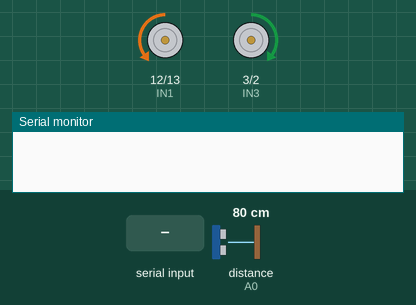
A sketch run on a simulated Arduino Uno, built with avr-gcc and run on an emulated ATmega328P. Shown: motor-driver pin pairs drawn as motors (green arrow = first pin HIGH = forward, orange = second pin HIGH = backward, longer = more drive, scaled by the enable pin), the last lines printed to the serial monitor. Wiring (inferred from the names in the program): ultrasonic range finder: trigger A1; echo A0. Inputs (shaded band) come from the test bench; at power-on: distance to the obstacle (sensor on A0) 80 cm. The echo pulse lasts 58.3 µs per cm.

Above: at 1.9 s.
2.0 s: "f" received over Serial
5.5 s: "l" received over Serial
At 5.9 s:
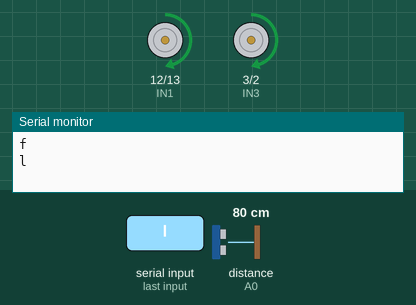
9.0 s: "r" received over Serial
At 9.7 s:
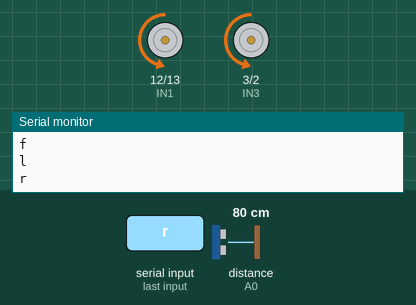
12.5 s: distance to the obstacle (sensor on A0) set to 24 cm
16.0 s: distance to the obstacle (sensor on A0) set to 20 cm
At 16.7 s:
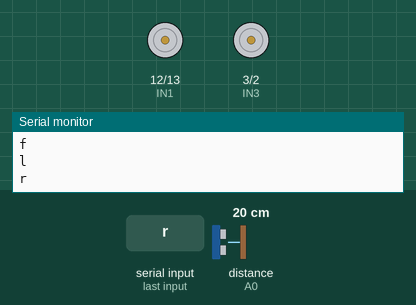
17.8 s: distance to the obstacle (sensor on A0) set to 35 cm
At 19.2 s:
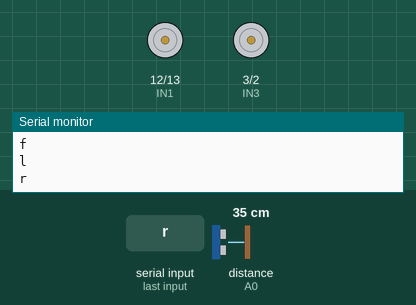
Timing chart, 0 to 23.1 s (numbered marks = the images above; inputs shaded):
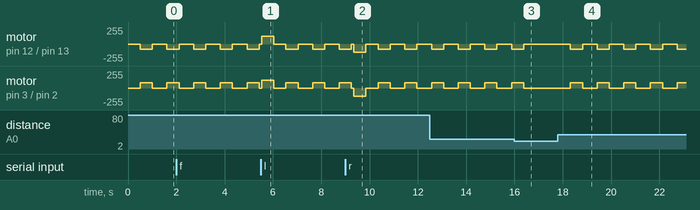

Measured:
- the behaviour switches between 22 and 21 cm on distance to the obstacle (sensor on A0) (found by bisection; images 2 and 3)
- after the input at 16.0 s, motor on pin 12 (IN1) / pin 13 (IN2), motor on pin 3 (IN3) / pin 2 (IN4): goes on until 16.4 s, then stays stopped
- after the input at 17.8 s, motor on pin 12 (IN1) / pin 13 (IN2): alternates backward 80/255 for 0.50 s and stopped for 0.60 s, starting after 0.52 s; motor on pin 3 (IN3) / pin 2 (IN4): alternates forward 80/255 for 0.50 s and stopped for 0.60 s, starting after 0.52 s
- by itself, motor on pin 12 (IN1) / pin 13 (IN2): alternates backward 80/255 for 0.50 s and stopped for 0.60 s
- by itself, motor on pin 3 (IN3) / pin 2 (IN4): alternates forward 80/255 for 0.50 s and stopped for 0.60 s

The sketch:

edgeavoid_voicecontrol_car.ino
```cpp
#include <SoftwareSerial.h>
#define TRIG_PIN A1
#define ECHO_PIN A0

int IN1 = 12;
int IN2 = 13;
int IN3 = 3;
int IN4 = 2;
int ENA = 11;
int ENB = 10;

char value;

// Threshold for detecting an edge
const int edgeThreshold = 20; // Distance in cm

void setup() {
  Serial.begin(9600); // For bluetooth
  // Initialize ultrasonic sensor pins
  pinMode(TRIG_PIN, OUTPUT);
  pinMode(ECHO_PIN, INPUT);

  // Initialize motor control pins
  pinMode(IN1, OUTPUT);
  pinMode(IN2, OUTPUT);
  pinMode(IN3, OUTPUT);
  pinMode(IN4, OUTPUT);
  pinMode(ENA, OUTPUT);
  pinMode(ENB, OUTPUT);


}

long measureDistance() {
  // Send ultrasonic pulse
  digitalWrite(TRIG_PIN, LOW);
  delayMicroseconds(2);
  digitalWrite(TRIG_PIN, HIGH);
  delayMicroseconds(1000);
  digitalWrite(TRIG_PIN, LOW);

  // Read echo time
  long duration = pulseIn(ECHO_PIN, HIGH);

  // Convert to distance in cm
  return duration * 0.034 / 2;

}


void forward()
{
  digitalWrite(IN1, HIGH);
  digitalWrite(IN2, LOW);
  digitalWrite(IN3, LOW);
  digitalWrite(IN4, HIGH);
  analogWrite(ENA, 80);
  analogWrite(ENB, 80);


}

void backward()
{
  digitalWrite(IN1, LOW);
  digitalWrite(IN2, HIGH);
  digitalWrite(IN3, HIGH);
  digitalWrite(IN4, LOW);
  analogWrite(ENA, 80);
  analogWrite(ENB, 80);


}

void right()
{
  digitalWrite(IN1, LOW);
  digitalWrite(IN2, HIGH);
  digitalWrite(IN3, LOW);
  digitalWrite(IN4, HIGH);

  analogWrite(ENA, 120);
  analogWrite(ENB, 120);
}

void left()
{
  digitalWrite(IN1, HIGH);
  digitalWrite(IN2, LOW);
  digitalWrite(IN3, HIGH);//Or right tyre turn anticlockwise
  digitalWrite(IN4, LOW);

  analogWrite(ENA, 120);
  analogWrite(ENB, 120);
}

void stop()
{
  digitalWrite(IN1, LOW);
  digitalWrite(IN2, LOW);
  digitalWrite(IN3, LOW);
  digitalWrite(IN4, LOW);
}

void edgeAvoid(){
  long distance = measureDistance();

  //Serial.println(distance); // Debugging output

  if (distance > edgeThreshold) {
    // Edge detected
    stop();
    delay(500); // Stop for a moment

    backward();
    delay(500); // Move back for 0.5 second

    stop();

  }

  delay(100); // Small delay for stability
}

void voiceControl() {
  if (Serial.available() > 0) {
    value = Serial.read();
    Serial.println(value);
    if (value == 'f') {
      forward();
    } else if (value == 'b') {
      backward();
      delay(500);
      stop();
    } else if (value == 'l') {
      left();
      delay(500);
      stop();
    } else if (value == 'r') {
      right();
      delay(500);
      stop();

    } else if (value == 's') {
      stop();
    }
  }
}

void loop() {
  edgeAvoid();
  voiceControl();
}
```
